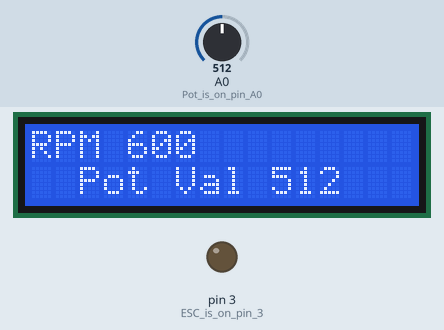
Recording of a program running on a simulated Arduino Uno, built with avr-gcc and run on an emulated ATmega328P. Parts: 16×2 character LCD, output pins drawn as LEDs (lit = HIGH). The inputs (shaded band) are chosen by the test bench; at power-on: A0 (Pot_is_on_pin_A0) = 512. What the program prints to the serial monitor is not drawn.

Above: at 1.2 s.
1.3 s: A0 (Pot_is_on_pin_A0) set to 716
At 2.0 s:
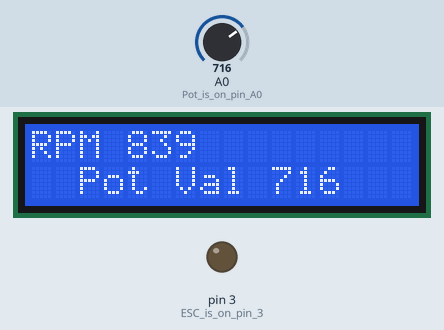
2.9 s: A0 (Pot_is_on_pin_A0) set to 900
At 5.3 s:
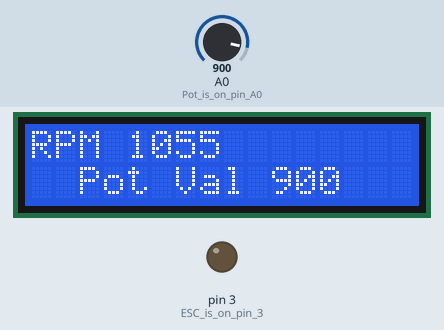
5.6 s: A0 (Pot_is_on_pin_A0) set to 1009
At 6.6 s:
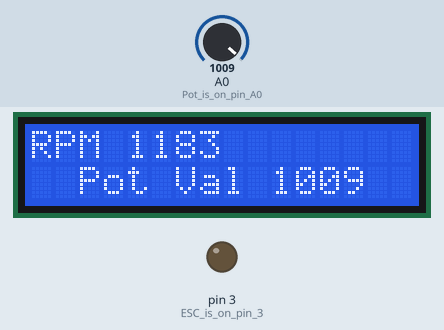
Timing chart, 0 to 8.6 s (numbered marks = the images above; inputs shaded):
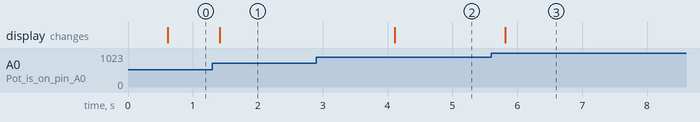

The program:

main.cpp
```cpp
#include <Arduino.h>
#include <Servo.h>
#include <Wire.h>
#include <LiquidCrystal_I2C.h>

int pot_val;
int rpm;
void potStuff(); //In Atom, you need to define functions.

LiquidCrystal_I2C lcd = LiquidCrystal_I2C(0x27, 16, 2); // Change to (0x27,20,4) for 20x4 LCD... etc.
Servo ESC_as_Servo; //Define ESC as a Servo


void setup() {
  pinMode(A0, INPUT); //Pot is on pin A0
  pinMode(3, OUTPUT); //ESC is on pin 3


  Serial.begin(9600);
  lcd.init();
  lcd.backlight();

  lcd.setCursor(0,0);
  lcd.print("RPM");
  lcd.setCursor(2,1);
  lcd.print("Pot Val");
}


void loop() {
  pot_val = analogRead(A0);
  Serial.println(pot_val); //Allows use of Serial Plotter (CTRL+SHIFT+L) to see pot input

  rpm = map(pot_val,0,1023,0,1200); //Maps pot vals onto RPM saved as Speed

  potStuff();
}


void potStuff() {
  ESC_as_Servo.write(rpm);

  if(millis()%100 == 0) {
    ////Prints Speed calculated above using the Map Function ////
    lcd.setCursor(4,0);
    if (rpm <= 999 && rpm > 10) {
      lcd.print(rpm);
      lcd.print("   ");
    };
    if (rpm > 999) {
      lcd.print(rpm);
      lcd.print("   ");
    };
    if (rpm <= 9) {
      lcd.print(rpm);
      lcd.print("   ");
    };
    ////End////


    ////Prints Pot Raw Reading////
    lcd.setCursor(9,1);
    if (pot_val <= 9999 && pot_val > 999) {
      lcd.print(" ");
      lcd.print(pot_val);
    };
    if (pot_val <= 999 && pot_val > 99) {
      lcd.print(" ");
      lcd.print(pot_val);
      lcd.print(" ");
    };
    if (pot_val <= 99 && pot_val > 9) {
      lcd.print(" ");
      lcd.print(pot_val);
      lcd.print("  ");
    };
    if (pot_val <=9) {
      lcd.print(" ");
      lcd.print(pot_val);
      lcd.print("   ");
    };
    delay(100);
    ////End////
  }
}
```

Measured:
- after the input at 1.3 s, the display: changes after 0.11 s (image 1)
- after the input at 2.9 s, the display: changes after 1.2 s (image 2)
- after the input at 5.6 s, the display: changes after 0.22 s (image 3)
